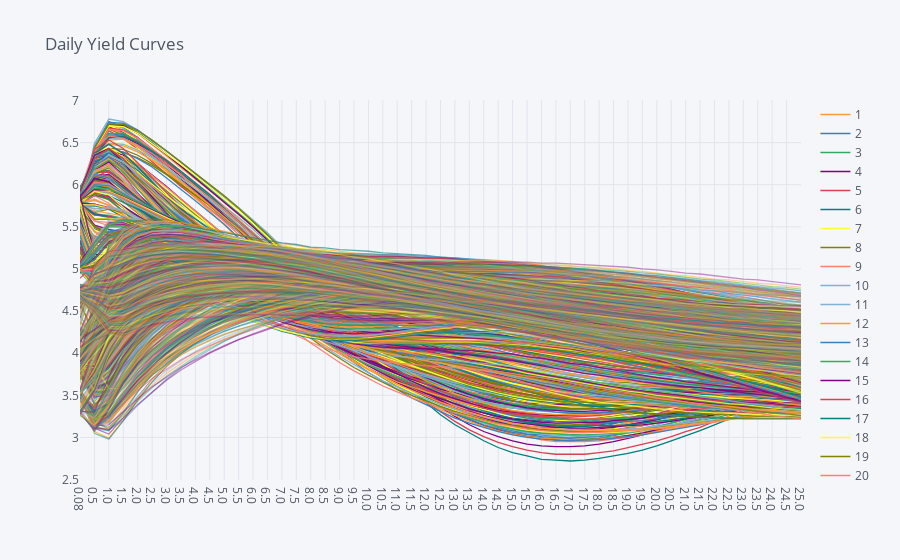

Here is the notebook cell this chart was saved with:
### Code cell
# Plot all curves
data.T.iplot(title='Daily Yield Curves')
